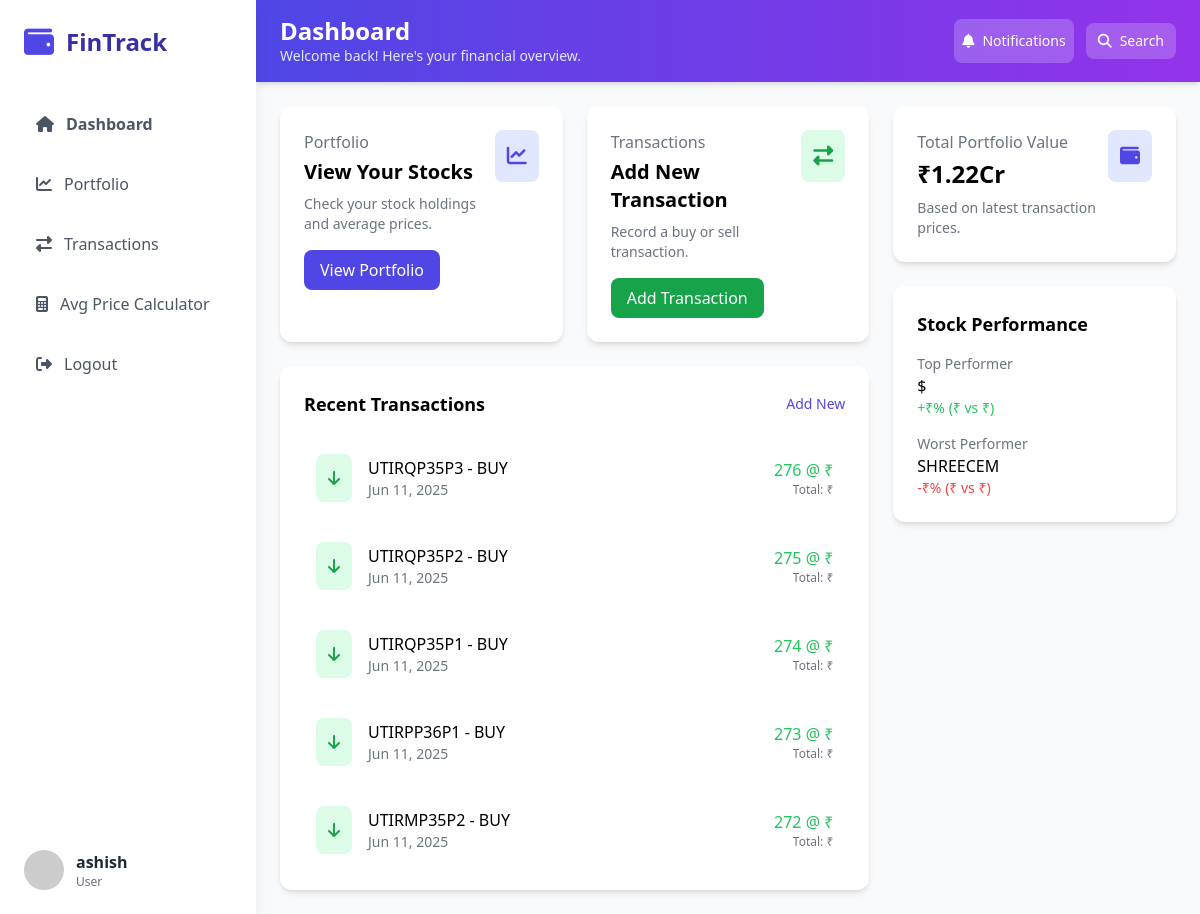
Screenshot of /home/ (signed in) with the database file from the repository.
### stocks/models.py (models this page shows, shortened)
class StockTransaction(models.Model):
    TRANSACTION_TYPES = (
        ("BUY", "Buy"),
        ("SELL", "Sell"),
    )
    user = models.ForeignKey(User, on_delete=models.CASCADE)
    stock_symbol = models.CharField(max_length=10)
    transaction_type = models.CharField(max_length=4, choices=TRANSACTION_TYPES)
    quantity = models.PositiveIntegerField()
    price_per_share = models.DecimalField(max_digits=10, decimal_places=2)
    transaction_date = models.DateTimeField(auto_now_add=True)

### stocks/views.py (the view)
# urls.py: 2. Add a URL to urlpatterns:  path('', views.home, name='home')
@login_required
def home(request):
    portfolio = {}
    total_value = Decimal("0.00")
    recent_transactions = []
    top_performer = None
    worst_performer = None
    transactions_json = []
    if request.user.is_authenticated:
        transactions = StockTransaction.objects.filter(user=request.user).order_by(
            "transaction_date"
        )
        recent_transactions = transactions.order_by("-transaction_date")[:5].annotate(
            total_cost=F("quantity") * F("price_per_share")
        )
        transactions_json = [
            {
                "stock_symbol": trans.stock_symbol,
                "price_per_share": float(trans.price_per_share),
                "transaction_date": trans.transaction_date.isoformat(),
            }
            for trans in transactions
        ]
        for trans in transactions:
            symbol = trans.stock_symbol
            if symbol not in portfolio:
                portfolio[symbol] = {
                    "quantity": 0,
                    "total_cost": Decimal("0.00"),
                    "latest_price": trans.price_per_share,
                }
            if trans.transaction_type == "BUY":
                portfolio[symbol]["quantity"] += trans.quantity
                portfolio[symbol]["total_cost"] += (
                    trans.quantity * trans.price_per_share
                )
            else:  # SELL
                portfolio[symbol]["quantity"] -= trans.quantity
                portfolio[symbol]["total_cost"] -= (
                    trans.quantity * trans.price_per_share
                )
            portfolio[symbol]["latest_price"] = trans.price_per_share
        for symbol, data in list(portfolio.items()):
            if data["quantity"] > 0:
                data["avg_price"] = data["total_cost"] / data["quantity"]
                total_value += data["quantity"] * data["latest_price"]
                if data["avg_price"] > 0:
                    data["percent_change"] = (
                        (data["latest_price"] - data["avg_price"]) / data["avg_price"]
                    ) * 100
                else:
                    data["percent_change"] = Decimal("0.00")
            else:
                del portfolio[symbol]
        if portfolio:
            top_performer = max(
                portfolio.items(), key=lambda x: x[1]["percent_change"], default=None
            )
            worst_performer = min(
                portfolio.items(), key=lambda x: x[1]["percent_change"], default=None
            )
            if top_performer:
                top_performer = {
                    "symbol": top_performer[0],
                    "gain_percent": (
                        top_performer[1]["percent_change"]
                        if top_performer[1]["percent_change"] > 0
                        else None
                    ),
                    "avg_price": top_performer[1]["avg_price"],
                    "current_price": top_performer[1]["latest_price"],
                }
            if worst_performer:
                worst_performer = {
                    "symbol": worst_performer[0],
                    "loss_percent": (
                        abs(worst_performer[1]["percent_change"])
                        if worst_performer[1]["percent_change"] < 0
                        else None
                    ),
                    "avg_price": worst_performer[1]["avg_price"],
                    "current_price": worst_performer[1]["latest_price"],
                }
    return render(
        request,
        "home.html",
        {
            "portfolio": portfolio,
            "total_value": total_value,
            "recent_transactions": recent_transactions,
            "top_performer": top_performer,
            "worst_performer": worst_performer,
            "transactions_json": json.dumps(transactions_json),
        },
    )

### stocks/templatetags/custom_filter.py (called while the page is built)
@register.filter(name="format_big_number")
def format_big_number(number):
    sign = "-" if number < 0 else ""
    number = abs(number)
    if number == 0:
        return "₹0"
    if not number or not str(number).strip():
        return "-"
    elif number < 1_000:
        return f"{sign}₹{number:0.2f}"
    elif number < 1_00_000:
        return f"{sign}₹{number/1_000:0.2f}K"
    elif number < 1_00_00_000:
        return f"{sign}₹{number/1_00_000:0.2f}L"
    elif number < 10_000_00_00_000:
        return f"{sign}₹{number/1_00_00_000:0.2f}Cr"
    number = round(number / 1_00_00_000)
    return f"{sign}₹{number}Cr"

@register.filter(name="format_indian_currency")
def format_indian_currency(number):
    if not number or (isinstance(number, float) and isnan(number)):
        return "₹0"
    try:
        indian_currency_format = format_number(number, locale="en_IN")
    except Exception:
        return "-"
    return "₹" + str(indian_currency_format)

### stocks/templates/home.html (shortened to what this page needs)
{% extends 'base.html' %}
{% load custom_filter %}
{% block header_title %}Dashboard{% endblock %}
{% block header_subtitle %}Welcome back! Here's your financial overview.{% endblock %}
{% block content %}
<div class="grid grid-cols-1 lg:grid-cols-3 gap-6">
    <div class="lg:col-span-2 space-y-6">
        {% if user.is_authenticated %}
        <div class="grid grid-cols-1 md:grid-cols-2 gap-6">
            <div class="bg-white rounded-xl shadow-md card-hover transition-all duration-300 p-6">
                <div class="flex justify-between items-start">
                    <div>
                        <p class="text-gray-500">Portfolio</p>
                        <h3 class="text-xl font-bold mt-1">View Your Stocks</h3>
                        <p class="text-gray-500 text-sm mt-2">Check your stock holdings and average prices.</p>
                    </div>
                    <div class="bg-indigo-100 p-3 rounded-lg">
                        <i class="fas fa-chart-line text-indigo-600 text-xl"></i>
                    </div>
                </div>
                <a href="{% url 'portfolio' %}" class="mt-4 inline-block bg-indigo-600 text-white px-4 py-2 rounded-lg hover:bg-indigo-700">View Portfolio</a>
            </div>
            <div class="bg-white rounded-xl shadow-md card-hover transition-all duration-300 p-6">
                <div class="flex justify-between items-start">
                    <div>
                        <p class="text-gray-500">Transactions</p>
                        <h3 class="text-xl font-bold mt-1">Add New Transaction</h3>
                        <p class="text-gray-500 text-sm mt-2">Record a buy or sell transaction.</p>
                    </div>
                    <div class="bg-green-100 p-3 rounded-lg">
                        <i class="fas fa-exchange-alt text-green-600 text-xl"></i>
                    </div>
                </div>
                <a href="{% url 'add_transaction' %}" class="mt-4 inline-block bg-green-600 text-white px-4 py-2 rounded-lg hover:bg-green-700">Add Transaction</a>
            </div>
        </div>
        <div class="bg-white rounded-xl shadow-md card-hover transition-all duration-300 p-6">
            <div class="flex justify-between items-center mb-6">
                <h3 class="font-bold text-lg">Recent Transactions</h3>
                <a href="{% url 'add_transaction' %}" class="text-indigo-600 hover:text-indigo-800 text-sm font-medium">Add New</a>
            </div>
            {% if recent_transactions %}
            <div class="space-y-4">
                {% for trans in recent_transactions %}
                <div class="flex items-center p-3 hover:bg-gray-50 rounded-lg transition-colors">
                    <div class="bg-{% if trans.transaction_type == 'BUY' %}green{% else %}red{% endif %}-100 p-3 rounded-lg mr-4">
                        <i class="fas fa-{% if trans.transaction_type == 'BUY' %}arrow-down{% else %}arrow-up{% endif %} text-{% if trans.transaction_type == 'BUY' %}green{% else %}red{% endif %}-600"></i>
                    </div>
                    <div class="flex-grow">
                        <p class="font-medium">{{ trans.stock_symbol }} - {{ trans.transaction_type }}</p>
                        <p class="text-sm text-gray-500">{{ trans.transaction_date|date:"M d, Y" }}</p>
                    </div>
                    <div class="text-right">
                        <p class="font-medium {% if trans.transaction_type == 'BUY' %}text-green-500{% else %}text-red-500{% endif %}">{{ trans.quantity }} @ {{ trans.price_per_share|format_indian_currency }}</p>
                        <p class="text-xs text-gray-500">Total: {{ trans.total_cost|format_indian_currency }}</p>
                    </div>
                </div>
                {% endfor %}
            </div>
            {% else %}
            <p class="text-gray-600">No recent transactions.</p>
            {% endif %}
        </div>
        {% endif %}
    </div>
    {% if user.is_authenticated %}
    <div class="space-y-6">
        <div class="bg-white rounded-xl shadow-md card-hover transition-all duration-300 p-6">
            <div class="flex justify-between items-start">
                <div>
                    <p class="text-gray-500">Total Portfolio Value</p>
                    <h3 class="text-2xl font-bold mt-1">{{ total_value|format_big_number }}</h3>
                    <p class="text-gray-500 text-sm mt-2">Based on latest transaction prices.</p>
                </div>
                <div class="bg-indigo-100 p-3 rounded-lg">
                    <i class="fas fa-wallet text-indigo-600 text-xl"></i>
                </div>
            </div>
        </div>
        <div class="bg-white rounded-xl shadow-md card-hover transition-all duration-300 p-6">
            <h3 class="font-bold text-lg mb-4">Stock Performance</h3>
            {% if top_performer or worst_performer %}
            {% if top_performer %}
            <div class="mb-4">
                <p class="text-gray-500 text-sm">Top Performer</p>
                <p class="font-medium">{{ top_performer.symbol }}</p>
                <p class="text-green-500 text-sm">+{{ top_performer.gain_percent|format_indian_currency }}% ({{ top_performer.current_price|format_indian_currency }} vs {{ top_performer.avg_price|format_indian_currency }})</p>
            </div>
            {% endif %}
            {% if worst_performer %}
            <div>
                <p class="text-gray-500 text-sm">Worst Performer</p>
                <p class="font-medium">{{ worst_performer.symbol }}</p>
                <p class="text-red-500 text-sm">-{{ worst_performer.loss_percent|format_indian_currency }}% ({{ worst_performer.current_price|format_indian_currency }} vs {{ worst_performer.avg_price|format_indian_currency }})</p>
            </div>
            {% endif %}
            {% else %}
            <p class="text-gray-600">No performance data available.</p>
            {% endif %}
        </div>
    </div>
    {% endif %}
</div>
{% endblock %}

### stocks/templates/base.html (shortened to what this page needs)
{% load static %}
<!DOCTYPE html>
<html lang="en">
<head>
    <script src="https://cdn.tailwindcss.com"></script>
    <link rel="stylesheet" href="https://cdnjs.cloudflare.com/ajax/libs/font-awesome/6.4.0/css/all.min.css">
    <link rel="stylesheet" href="{% static 'css/styles.css' %}">
</head>
<body class="bg-gray-50 font-sans">
    <div id="sidebar" class="sidebar fixed h-screen w-64 bg-white shadow-lg z-40 md:block">
        <div class="p-6">
            <div class="flex items-center mb-10">
                <i class="fas fa-wallet text-indigo-600 text-3xl mr-3"></i>
                <h1 class="text-2xl font-bold text-indigo-800">FinTrack</h1>
            </div>
            <nav>
                <ul class="space-y-3">
                    {% for link in request.sidebar_nav_links %}
                    <li>
                        <a href="{{ link.url }}" class="flex items-center p-3 rounded-lg {% if link.is_active %}bg-indigo-50 text-indigo-600{% else %}text-gray-600 hover:bg-indigo-50 hover:text-indigo-600{% endif %} {% if link.font_semibold %}font-semibold{% endif %}">
                            <i class="fas {{ link.icon }} mr-3"></i>
                            {{ link.name }}
                        </a>
                    </li>
                    {% endfor %}
                </ul>
            </nav>
        </div>
        {% if request.sidebar_user %}
        <div class="absolute bottom-0 w-full p-6">
            <div class="flex items-center">
                <img src="https://randomuser.me/api/portraits/women/44.jpg" class="w-10 h-10 rounded-full mr-3" alt="User">
                <div>
                    <p class="font-semibold text-gray-800">{{ request.sidebar_user.username }}</p>
                    <p class="text-xs text-gray-500">{{ request.sidebar_user.is_staff|yesno:"Admin,User" }}
                </div>
            </div>
        </div>
        {% endif %}
    </div>
    <div class="md:ml-64 min-h-screen main-content">
        <header class="bg-gradient-to-r from-indigo-600 to-purple-600 text-white px-6 py-4 shadow-md">
            <div class="flex flex-col md:flex-row justify-between items-start md:items-center gap-4">
                <div>
                    <h2 class="text-2xl font-bold leading-tight">{% block header_title %}Dashboard{% endblock %}</h2>
                    <p class="text-indigo-100 text-sm">{% block header_subtitle %}Welcome back! Here's your financial overview.{% endblock %}</p>
                </div>
                <div class="flex items-center gap-3">
                    <button class="flex items-center gap-2 px-2 py-3 bg-white bg-white/20 hover:bg-white/30 hover:bg-blue-700 rounded-lg transition text-sm">
                        <i class="fas fa-bell"></i>
                        <span class="hidden md:inline">Notifications</span>
                    </button>
                    <button class="flex items-center gap-2 px-3 py-2 bg-white/20 hover:bg-white/30 hover:bg-blue-600 rounded-lg transition text-sm">
                        <i class="fas fa-search"></i>
                        <span class="hidden md:inline">Search</span>
                    </button>
                </div>
            </div>
        </header>
        <div class="p-6">
            {% block content %}
            {% endblock %}
        </div>
    </div>
</body>
</html>

### stocks/static/css/styles.css (style rules this page uses)
body { font-family: Arial, sans-serif; }
.sidebar { transition: all 0.3s ease; }
button { transition: background-color 0.3s, transform 0.3s; }

### rows the page displays
StockTransaction: current_price "₹"
StockTransaction: symbol "SHREECEM"
StockTransaction: current_price "₹"

### other values shown
{{ link.name }} "Dashboard" "Portfolio" "Transactions" "Avg Price Calculator" "Logout"
{{ request.sidebar_user.username }} "ashish"
{{ request.sidebar_user.is_staff|yesno:"Admin,User" }} "User"
{{ total_value|format_big_number }} "₹1.22Cr"
{{ top_performer.symbol }} "$"
{{ top_performer.gain_percent|format_indian_currency }} "₹"
{{ top_performer.avg_price|format_indian_currency }} "₹"
{{ worst_performer.loss_percent|format_indian_currency }} "₹"
{{ worst_performer.avg_price|format_indian_currency }} "₹"
